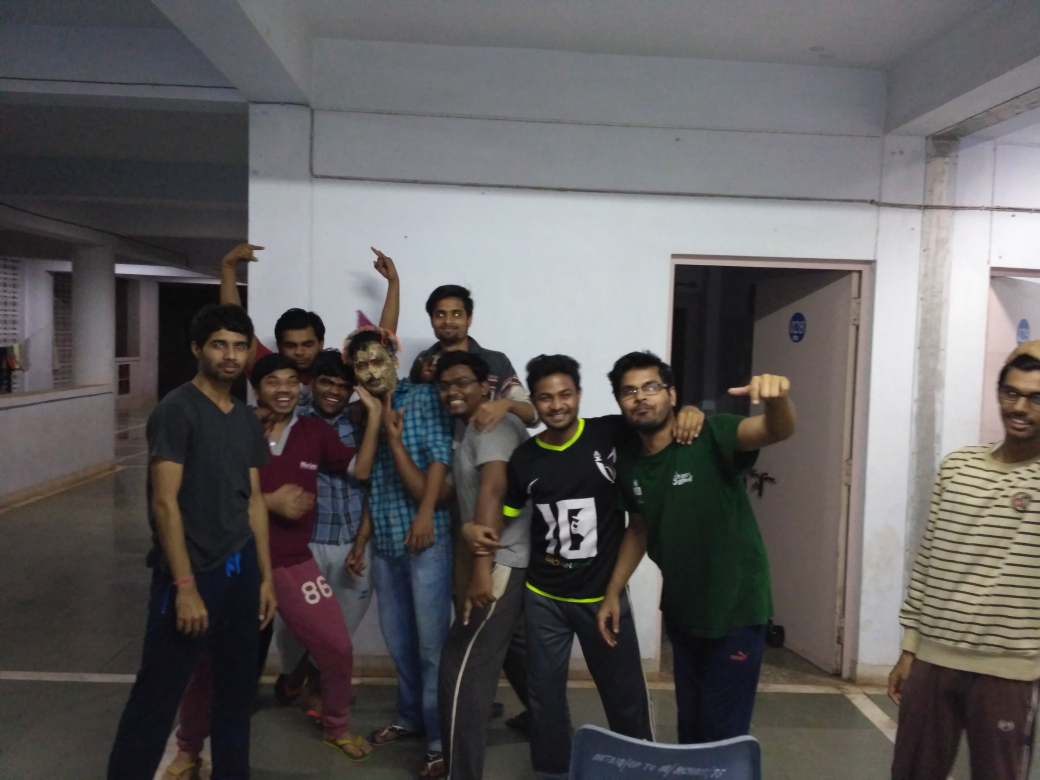
#> input picture IMG_20170310_005425.jpg, 4160 x 3120 px (shown at 1/4 size)
$ python face_detection.py
#> lines starting #> are read from the running program, lines starting #| are printed output that depends on the picture
import cv2
face_cascade=cv2.CascadeClassifier("haarcascade_frontalface_default.xml")
img=cv2.imread("IMG_20170310_005425.jpg")
#> img is the input picture: shape (3120, 4160, 3); mean B, G, R 92, 92.1, 94.8
gray_img=cv2.cvtColor(img,cv2.COLOR_BGR2GRAY)
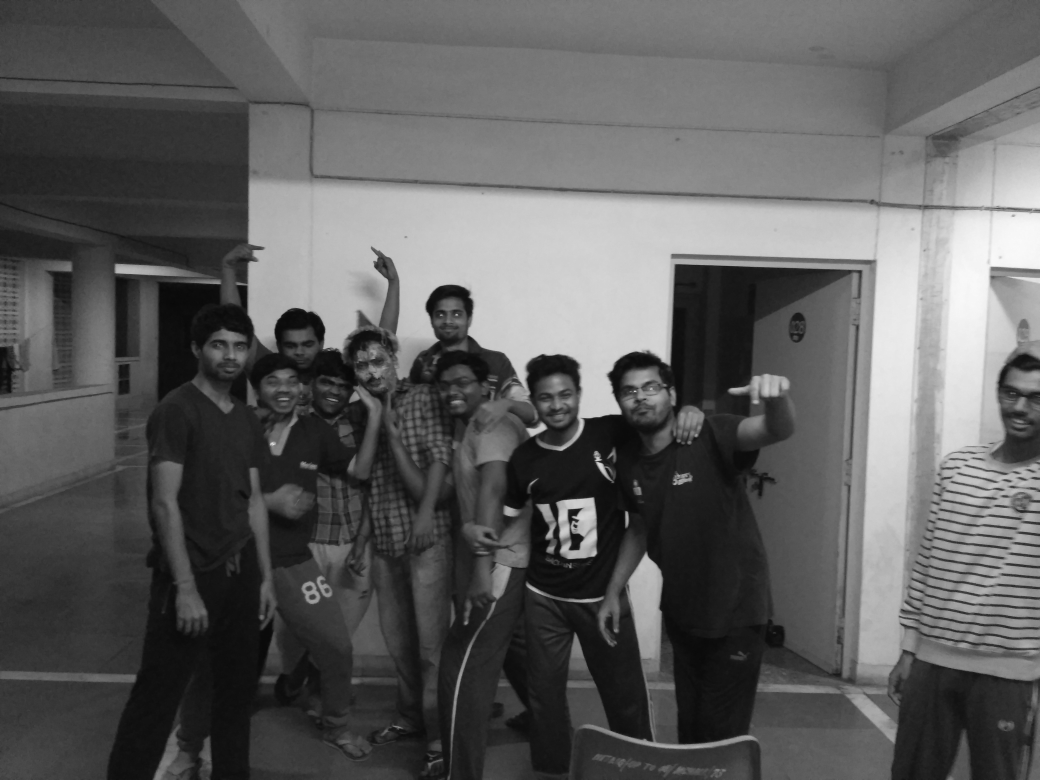
#> gray_img: shape (3120, 4160) (shown at 1/4 size); min 1, max 252, mean 92.9

faces=face_cascade.detectMultiScale(gray_img,scaleFactor=1.1,minNeighbors=4)
#> faces = 15 rows, first 6: [1751, 2164, 57, 57], [1367, 1957, 70, 70], [1563, 2109, 64, 64], [656, 2955, 68, 68], [1712, 2030, 103, 103], [1200, 2319, 102, 102]

for x, y, w, h in faces:
    img=cv2.rectangle(img, (x,y), (x+w,y+h),(0,0,255),3)
#> this loop made 15 passes
#> (x, y, w, h) on passes 1 to 12: (1751, 2164, 57, 57), (1367, 1957, 70, 70), (1563, 2109, 64, 64), (656, 2955, 68, 68), (1712, 2030, 103, 103), (1200, 2319, 102, 102), (1710, 1187, 172, 172), (1117, 1320, 159, 159), (1260, 1481, 153, 153), (1042, 1463, 178, 178), (2119, 1502, 213, 213), (812, 1302, 213, 213)

resized=cv2.resize(img,(int(img.shape[1]/3),int(img.shape[0]/3)))
cv2.imshow("Gray",resized)
cv2.waitKey(0)
cv2.destroyAllWindows()
